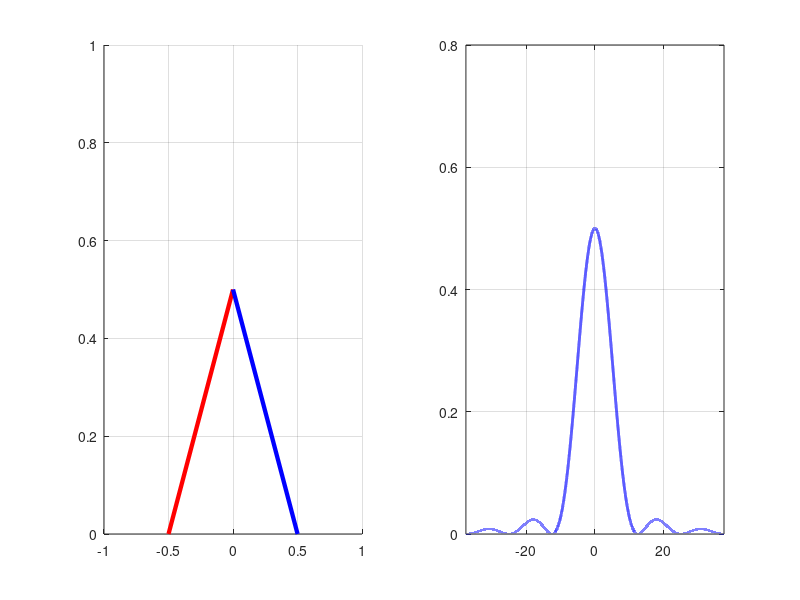

This figure's MATLAB source:
% Графики треугольного импульса и его амплитудного спектра
figure('Color', 'w')
hold on

% hAx = axes('Position', [0.1 0.2 0.8 0.2]);
x = [-1:0.001:1];
subplot(1,2,1)

x0 = [-0.5 0];
y0 = [0 0.5];
line(x0, y0, 'LineWidth', 3.1, 'Color', 'r');

x1 = [0 0.5];
y1 = [0.5 0];
line(x1, y1, 'LineWidth', 3.1, 'Color', 'b');

grid on
axis([-1 1 0 1])
% set(gca, 'Visible', 'off')
%------------------------------------------

x2 = [-37.7:0.001:37.7];
y2 = 0.5*(sin(x2/4)./(x2/4)).^2;
subplot(1,2,2)
plot(x2, y2, 'b-', 'LineWidth', 2)
grid on
axis([-37.7 37.7 0 0.8])
% set(gca, 'Visible', 'off')
